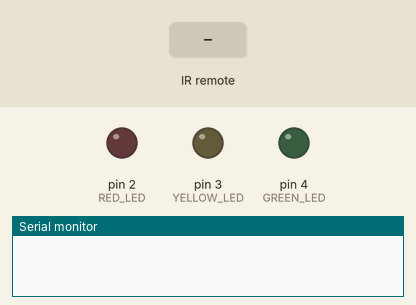
Recording of a sketch running on a simulated Arduino Uno, built with avr-gcc and run on an emulated ATmega328P. Parts: output pins drawn as LEDs (lit = HIGH), the last lines printed to the serial monitor. The inputs (shaded band) are chosen by the test bench.

Above: at 1.2 s.
1.3 s: infrared code 0x40BF7A85 received
At 2.5 s:
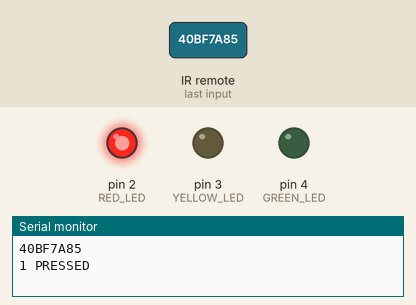
2.8 s: infrared code 0x40BFBA45 received
At 3.6 s:
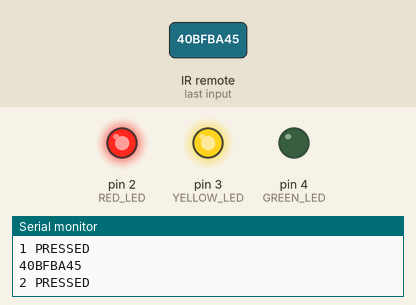
4.3 s: infrared code 0x40BF7887 received
At 4.8 s:
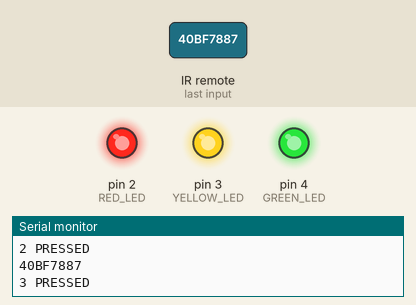
5.8 s: infrared code 0x40BF7A85 received
At 7.0 s:
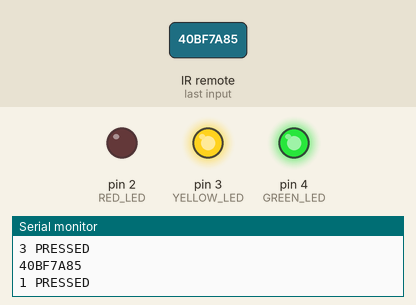
7.3 s: infrared code 0x40BFBA45 received
At 8.2 s:
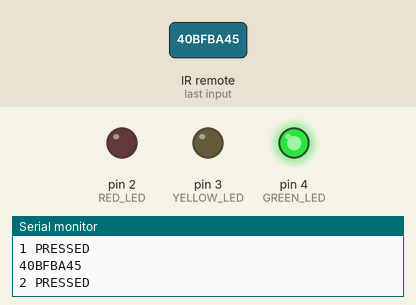
Timing chart, 0 to 9.8 s (numbered marks = the images above; inputs shaded):
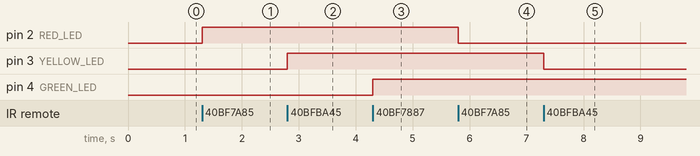

Measured:
- after the input at 1.3 s, pin 2 (RED_LED): LOW → HIGH at once
- after the input at 2.8 s, pin 3 (YELLOW_LED): LOW → HIGH at once
- after the input at 4.3 s, pin 4 (GREEN_LED): LOW → HIGH at once
- after the input at 5.8 s, pin 2 (RED_LED): HIGH → LOW at once
- after the input at 7.3 s, pin 3 (YELLOW_LED): HIGH → LOW at once

The sketch:

IR-REMOTE-CONTROL-LEDS.ino
```cpp
#include <IRremote.h>
int RECV_PIN = 9;
IRrecv irrecv(RECV_PIN);
decode_results results;

#define RED_LED 2
#define YELLOW_LED 3
#define GREEN_LED 4
static int RED_LED_STATE = 1;
static int YELLOW_LED_STATE = 1;
static int GREEN_LED_STATE = 1;

void setup()
{
  Serial.begin(9600);
  irrecv.enableIRIn(); // Start the receiver
  pinMode(RED_LED,OUTPUT);
  pinMode(YELLOW_LED,OUTPUT);
  pinMode(GREEN_LED,OUTPUT);

}

void loop() {
  if (irrecv.decode(&results)) {
    Serial.println(results.value, HEX);
    //dump(&results);
    irrecv.resume(); // Receive the next value

    if(results.value==0x40BF7A85)
    {
        Serial.println("1 PRESSED");
        digitalWrite(RED_LED, RED_LED_STATE);
        RED_LED_STATE = !RED_LED_STATE;

    } else  if(results.value==0x40BFBA45)
    {
        Serial.println("2 PRESSED");
        digitalWrite(YELLOW_LED, YELLOW_LED_STATE);
        YELLOW_LED_STATE = !YELLOW_LED_STATE;
    }else if(results.value==0x40BF7887)
    {
        Serial.println("3 PRESSED");
        digitalWrite(GREEN_LED, GREEN_LED_STATE);
        GREEN_LED_STATE = !GREEN_LED_STATE;
    }else {

    }

    delay(10);
  }
}
```
